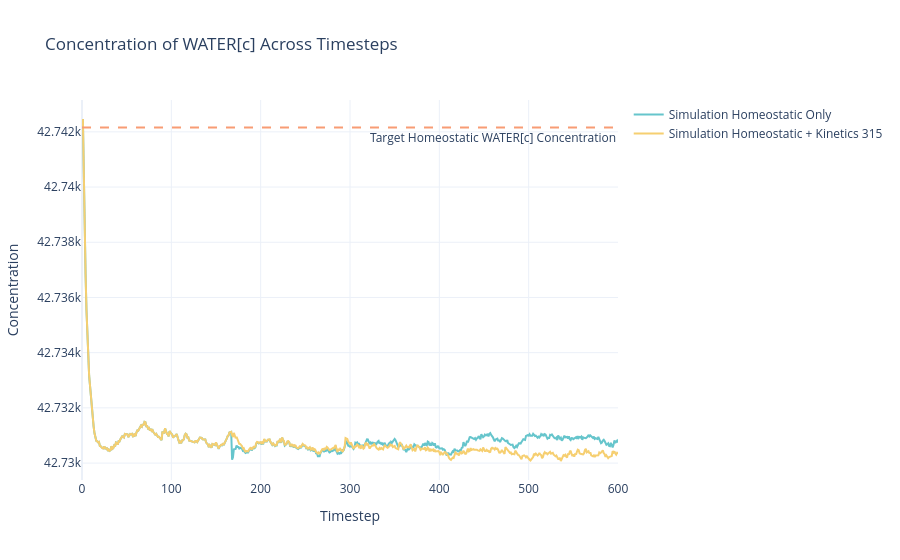

Notebook code cell kept with this figure:
### Code cell
import plotly.graph_objects as go
import plotly.express.colors as pc

# Get the top 1 metabolite
top_1_metabolite = rms_differences.nlargest(1).index[0]

# Get target homeostatic metabolite concentration, which is the same across the two sims
homeostatic_concs_target_combo = pd.Series(metabolism.homeostatic_concs,
                                              index=metabolism.homeostatic_metabolites)

Water_conc_target = homeostatic_concs_target_combo.loc['WATER[c]']

# Extract the data for this metabolite from both dataframes
metabolite_data_h = homeostatic_metabolite_counts_h[top_1_metabolite]
metabolite_data = homeostatic_metabolite_counts[top_1_metabolite]

# Create the plot
fig = go.Figure()

# Add trace for simulation 1 (homeostatic_metabolite_counts_h)
fig.add_trace(go.Scatter(
    x=list(range(len(metabolite_data_h))),
    y=metabolite_data_h,
    mode='lines',
    name='Simulation Homeostatic Only',
    line=dict(width=2)  # Pastel red/pink
))

# Add trace for simulation 2 (homeostatic_metabolite_counts)
fig.add_trace(go.Scatter(
    x=list(range(len(metabolite_data))),
    y=metabolite_data,
    mode='lines',
    name='Simulation Homeostatic + Kinetics 315',
    line=dict(width=2)  # Pastel blue
))

fig.add_hline(y=Water_conc_target,
              line_color=pc.qualitative.Pastel[2],
              line_dash='dash',
              annotation_text='Target Homeostatic WATER[c] Concentration',
              annotation_position="bottom right")

# Update layout
fig.update_layout(
    title=f'Concentration of {top_1_metabolite} Across Timesteps',
    xaxis_title='Timestep',
    yaxis_title='Concentration',
    colorway=px.colors.qualitative.Pastel,
    template='plotly_white',
    hovermode='x unified',
    font=dict(size=12),
    paper_bgcolor='rgba(255, 0, 0, 0)',
    plot_bgcolor='rgba(255, 0, 0, 0)',
)

fig.show()
fig.write_image(f'/Users/HeenaSaqib/dev/vEcoli/notebooks/Heena notebooks/Metabolism_New Genes/out/objective_weights/homeostatic_kinetics/'
                f'dmdt_target_analysis/Water_concentration_sim_comparison.png', width=1200, height=600, scale=3)

### Figure 1 — Plotly figure (JSON) as saved in the notebook; plotly's stock layout.template omitted (floating-point values rounded to 4 significant figures; data arrays with more than 128 entries replaced by an {"elided": "..."} marker saying what was removed)
{"data": [{"line": {"width": 2}, "mode": "lines", "name": "Simulation Homeostatic Only", "x": {"elided": "601 int values"}, "y": {"elided": "601 float values"}, "type": "scatter"}, {"line": {"width": 2}, "mode": "lines", "name": "Simulation Homeostatic + Kinetics 315", "x": {"elided": "601 int values"}, "y": {"elided": "601 float values"}, "type": "scatter"}], "layout": {"shapes": [{"line": {"color": "rgb(248, 156, 116)", "dash": "dash"}, "type": "line", "x0": 0, "x1": 1, "xref": "x domain", "y0": 42740.0, "y1": 42740.0, "yref": "y"}], "annotations": [{"showarrow": false, "text": "Target Homeostatic WATER[c] Concentration", "x": 1, "xanchor": "right", "xref": "x domain", "y": 42740.0, "yanchor": "top", "yref": "y"}], "font": {"size": 12}, "title": {"text": "Concentration of WATER[c] Across Timesteps"}, "xaxis": {"title": {"text": "Timestep"}}, "yaxis": {"title": {"text": "Concentration"}}, "colorway": ["rgb(102, 197, 204)", "rgb(246, 207, 113)", "rgb(248, 156, 116)", "rgb(220, 176, 242)", "rgb(135, 197, 95)", "rgb(158, 185, 243)", "rgb(254, 136, 177)", "rgb(201, 219, 116)", "rgb(139, 224, 164)", "rgb(180, 151, 231)", "rgb(179, 179, 179)"], "hovermode": "x unified", "paper_bgcolor": "rgba(255, 0, 0, 0)", "plot_bgcolor": "rgba(255, 0, 0, 0)"}}
